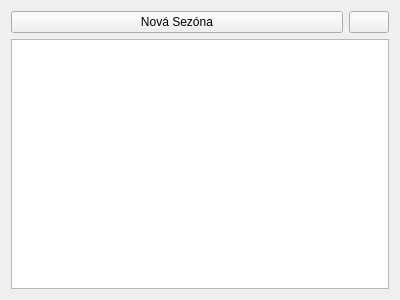
<?xml version="1.0" encoding="UTF-8"?>
<ui version="4.0">
 <class>SeasonsTab</class>
 <widget class="QWidget" name="SeasonsTab">
  <property name="geometry">
   <rect>
    <x>0</x>
    <y>0</y>
    <width>400</width>
    <height>300</height>
   </rect>
  </property>
  <property name="windowTitle">
   <string>SeasonsTab</string>
  </property>
  <layout class="QVBoxLayout" name="verticalLayout">
   <item>
    <layout class="QHBoxLayout" name="horizontalLayout">
     <property name="bottomMargin">
      <number>0</number>
     </property>
     <item>
      <widget class="QPushButton" name="button_new_season">
       <property name="sizePolicy">
        <sizepolicy hsizetype="Expanding" vsizetype="Fixed">
         <horstretch>0</horstretch>
         <verstretch>0</verstretch>
        </sizepolicy>
       </property>
       <property name="text">
        <string>Nová Sezóna</string>
       </property>
      </widget>
     </item>
     <item>
      <widget class="QPushButton" name="buttonRefresh">
       <property name="enabled">
        <bool>true</bool>
       </property>
       <property name="sizePolicy">
        <sizepolicy hsizetype="Preferred" vsizetype="Preferred">
         <horstretch>0</horstretch>
         <verstretch>0</verstretch>
        </sizepolicy>
       </property>
       <property name="sizeIncrement">
        <size>
         <width>1</width>
         <height>1</height>
        </size>
       </property>
       <property name="text">
        <string/>
       </property>
       <property name="icon">
        <iconset>
         <normaloff>../../resources/undo_icon.png</normaloff>../../resources/undo_icon.png</iconset>
       </property>
       <property name="checkable">
        <bool>false</bool>
       </property>
       <property name="autoDefault">
        <bool>false</bool>
       </property>
       <property name="default">
        <bool>false</bool>
       </property>
       <property name="flat">
        <bool>false</bool>
       </property>
      </widget>
     </item>
    </layout>
   </item>
   <item>
    <widget class="QTableView" name="table_seasons"/>
   </item>
  </layout>
 </widget>
 <resources/>
 <connections>
  <connection>
   <sender>button_new_season</sender>
   <signal>clicked()</signal>
   <receiver>SeasonsTab</receiver>
   <slot>season_create()</slot>
   <hints>
    <hint type="sourcelabel">
     <x>137</x>
     <y>21</y>
    </hint>
    <hint type="destinationlabel">
     <x>3</x>
     <y>11</y>
    </hint>
   </hints>
  </connection>
  <connection>
   <sender>table_seasons</sender>
   <signal>doubleClicked(QModelIndex)</signal>
   <receiver>SeasonsTab</receiver>
   <slot>season_selected()</slot>
   <hints>
    <hint type="sourcelabel">
     <x>15</x>
     <y>56</y>
    </hint>
    <hint type="destinationlabel">
     <x>4</x>
     <y>56</y>
    </hint>
   </hints>
  </connection>
 </connections>
 <slots>
  <slot>season_create()</slot>
  <slot>season_selected()</slot>
 </slots>
</ui>
